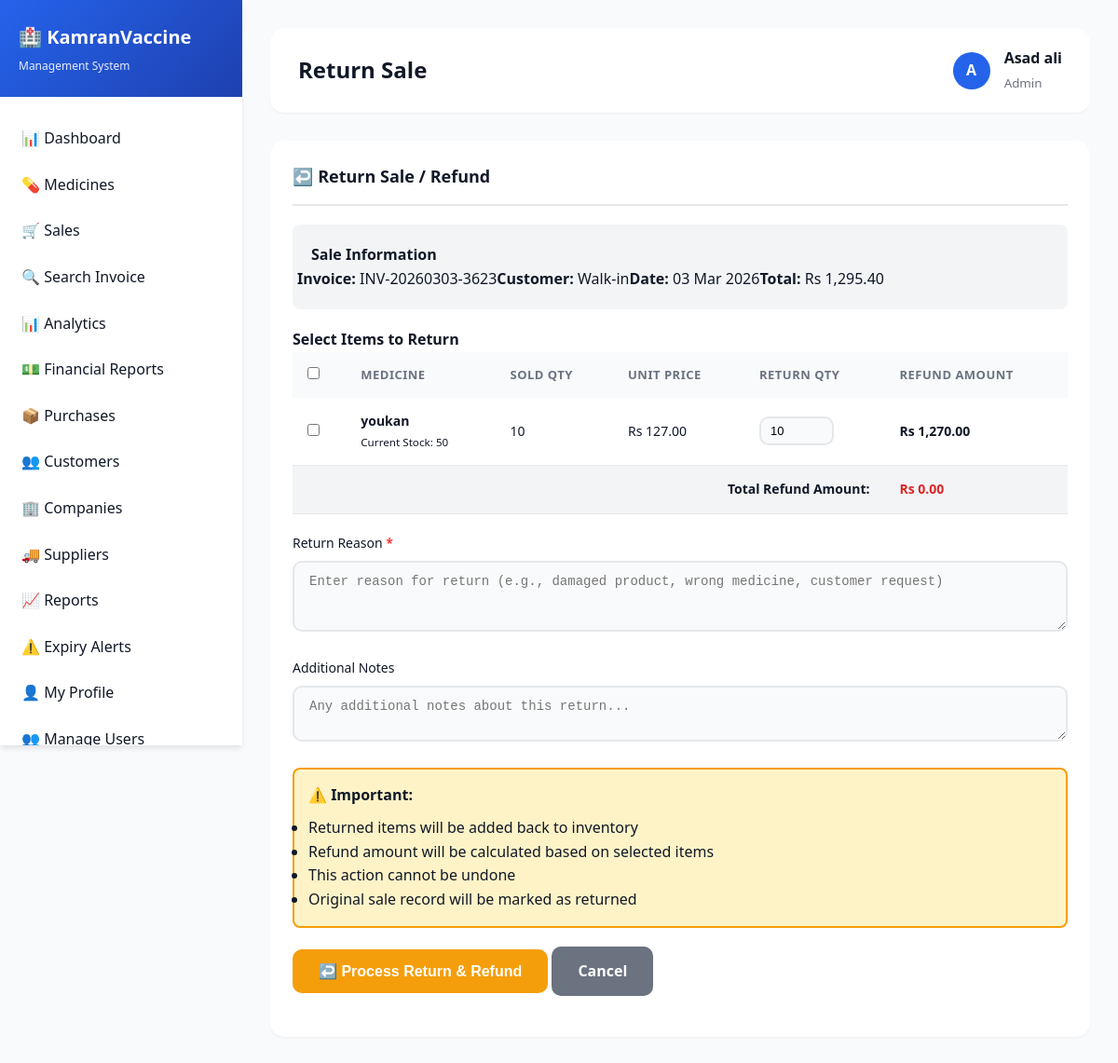
Page /admin/return_sale.php?id=1 (signed in) on the committed database.
### tables this page shows
CREATE TABLE `sales` (
  `id` int(11) NOT NULL AUTO_INCREMENT,
  `invoice_number` varchar(50) NOT NULL,
  `customer_id` int(11) DEFAULT NULL,
  `customer_name` varchar(255) DEFAULT NULL,
  `user_id` int(11) DEFAULT NULL,
  `sale_date` timestamp NOT NULL DEFAULT current_timestamp(),
  `subtotal` decimal(10,2) NOT NULL,
  `tax_percentage` decimal(5,2) DEFAULT 0.00,
  `tax_amount` decimal(10,2) DEFAULT 0.00,
  `discount_percentage` decimal(5,2) DEFAULT 0.00,
  `discount_amount` decimal(10,2) DEFAULT 0.00,
  `grand_total` decimal(10,2) NOT NULL,
  `payment_method` enum('cash','card','upi','other') DEFAULT 'cash',
  `payment_status` enum('paid','pending','partial') DEFAULT 'paid',
  `amount_paid` decimal(10,2) DEFAULT 0.00,
  `change_amount` decimal(10,2) DEFAULT 0.00,
  `notes` text DEFAULT NULL,
  PRIMARY KEY (`id`),
  UNIQUE KEY `invoice_number` (`invoice_number`),
  KEY `customer_id` (`customer_id`),
  KEY `user_id` (`user_id`),
  KEY `idx_invoice` (`invoice_number`),
  KEY `idx_sale_date` (`sale_date`),
  CONSTRAINT `sales_ibfk_1` FOREIGN KEY (`customer_id`) REFERENCES `customers` (`id`) ON DELETE SET NULL,
  CONSTRAINT `sales_ibfk_2` FOREIGN KEY (`user_id`) REFERENCES `users` (`id`) ON DELETE SET NULL
);

CREATE TABLE `sale_items` (
  `id` int(11) NOT NULL AUTO_INCREMENT,
  `sale_id` int(11) NOT NULL,
  `medicine_id` int(11) NOT NULL,
  `batch_number` varchar(100) DEFAULT NULL,
  `quantity` int(11) NOT NULL,
  `unit_price` decimal(10,2) NOT NULL,
  `subtotal` decimal(10,2) NOT NULL,
  PRIMARY KEY (`id`),
  KEY `medicine_id` (`medicine_id`),
  KEY `idx_sale_id` (`sale_id`),
  CONSTRAINT `sale_items_ibfk_1` FOREIGN KEY (`sale_id`) REFERENCES `sales` (`id`) ON DELETE CASCADE,
  CONSTRAINT `sale_items_ibfk_2` FOREIGN KEY (`medicine_id`) REFERENCES `medicines` (`id`)
);

CREATE TABLE `medicines` (
  `id` int(11) NOT NULL AUTO_INCREMENT,
  `medicine_name` varchar(255) NOT NULL,
  `generic_name` varchar(255) DEFAULT NULL,
  `category_id` int(11) DEFAULT NULL,
  `company_id` int(11) DEFAULT NULL,
  `batch_number` varchar(100) DEFAULT NULL,
  `barcode` varchar(100) DEFAULT NULL,
  `manufacturing_date` date DEFAULT NULL,
  `expiry_date` date DEFAULT NULL,
  `purchase_price` decimal(10,2) NOT NULL,
  `selling_price` decimal(10,2) NOT NULL,
  `mrp` decimal(10,2) DEFAULT NULL,
  `quantity` int(11) DEFAULT 0,
  `reorder_level` int(11) DEFAULT 10,
  `rack_location` varchar(100) DEFAULT NULL,
  `description` text DEFAULT NULL,
  `side_effects` text DEFAULT NULL,
  `dosage` varchar(255) DEFAULT NULL,
  `status` enum('available','out_of_stock','expired') DEFAULT 'available',
  `created_at` timestamp NOT NULL DEFAULT current_timestamp(),
  `updated_at` timestamp NOT NULL DEFAULT current_timestamp() ON UPDATE current_timestamp(),
  PRIMARY KEY (`id`),
  UNIQUE KEY `barcode` (`barcode`),
  KEY `company_id` (`company_id`),
  KEY `category_id` (`category_id`),
  KEY `idx_medicine_name` (`medicine_name`),
  KEY `idx_barcode` (`barcode`),
  KEY `idx_expiry` (`expiry_date`),
  KEY `idx_status` (`status`),
  CONSTRAINT `medicines_ibfk_1` FOREIGN KEY (`company_id`) REFERENCES `companies` (`id`) ON DELETE SET NULL,
  CONSTRAINT `medicines_ibfk_2` FOREIGN KEY (`category_id`) REFERENCES `categories` (`id`) ON DELETE SET NULL
);

### admin/return_sale.php (the view, shortened to what this page needs)
<?php
include("includes/header.php");
$sale_id = isset($_GET['id']) ? intval($_GET['id']) : 0;
$sale_query = mysqli_query($conn, "SELECT s.*, c.customer_name
    FROM sales s
    LEFT JOIN customers c ON s.customer_id = c.id
    WHERE s.id = $sale_id");
$sale = mysqli_fetch_assoc($sale_query);
$return_check = mysqli_query($conn, "SELECT * FROM sale_returns WHERE sale_id = $sale_id AND status = 'completed'");
$already_returned = mysqli_num_rows($return_check) > 0;
$items_query = mysqli_query($conn, "SELECT si.*, m.medicine_name, m.quantity as current_stock
    FROM sale_items si
    JOIN medicines m ON si.medicine_id = m.id
    WHERE si.sale_id = $sale_id");
?>
<div class="card">
    <div class="card-header">
        <h3>↩️ Return Sale / Refund</h3>
    </div>
    <div class="card-body">
        <?php if ($already_returned): ?>
            <div class="alert alert-warning">
                <strong>⚠️ This sale has already been returned!</strong>
                <p>You cannot process multiple returns for the same sale.</p>
                <a href="sales.php" class="btn btn-secondary">← Back to Sales</a>
            </div>
        <?php else: ?>
        <div style="background: #f3f4f6; padding: 20px; border-radius: 8px; margin-bottom: 20px;">
            <h4>Sale Information</h4>
            <div class="row">
                <div class="col-md-3">
                    <strong>Invoice:</strong> <?php echo $sale['invoice_number']; ?>
                </div>
                <div class="col-md-3">
                    <strong>Customer:</strong> <?php echo $sale['customer_name'] ?? 'Walk-in'; ?>
                </div>
                <div class="col-md-3">
                    <strong>Date:</strong> <?php echo date('d M Y', strtotime($sale['sale_date'])); ?>
                </div>
                <div class="col-md-3">
                    <strong>Total:</strong> Rs <?php echo number_format($sale['grand_total'], 2); ?>
                </div>
            </div>
        </div>
        <form id="returnForm" method="POST" action="process_return.php">
            <h4>Select Items to Return</h4>
            <div class="table-responsive">
                <table>
                    <thead>
                        <tr>
                            <th>
                                <input type="checkbox" id="selectAll" onclick="toggleAll(this)">
                            </th>
                            <th>Medicine</th>
                            <th>Sold Qty</th>
                            <th>Unit Price</th>
                            <th>Return Qty</th>
                            <th>Refund Amount</th>
                        </tr>
                    </thead>
                    <tbody>
                        <?php
                        while ($item = mysqli_fetch_assoc($items_query)):
                        ?>
                        <tr>
                            <td>
                                <input type="checkbox" name="return_items[]" value="<?php echo $item['id']; ?>"
                                       class="item-checkbox" onchange="calculateRefund()">
                            </td>
                            <td>
                                <strong><?php echo $item['medicine_name']; ?></strong>
                                <br><small>Current Stock: <?php echo $item['current_stock']; ?></small>
                            </td>
                            <td><?php echo $item['quantity']; ?></td>
                            <td>Rs <?php echo number_format($item['unit_price'], 2); ?></td>
                            <td>
                                <input type="number" name="return_qty_<?php echo $item['id']; ?>"
                                       class="form-control form-control-sm return-qty"
                                       min="1" max="<?php echo $item['quantity']; ?>"
                                       value="<?php echo $item['quantity']; ?>"
                                       style="width: 80px;"
                                       data-item-id="<?php echo $item['id']; ?>"
                                       data-unit-price="<?php echo $item['unit_price']; ?>"
                                       data-max-qty="<?php echo $item['quantity']; ?>"
                                       onchange="calculateRefund()">
                            </td>
                            <td>
                                <strong class="refund-amount" id="refund_<?php echo $item['id']; ?>">
                                    Rs <?php echo number_format($item['subtotal'], 2); ?>
                                </strong>
                            </td>
                        </tr>
                        <?php endwhile; ?>
                    </tbody>
                    <tfoot>
                        <tr style="background: #f3f4f6; font-weight: bold;">
                            <td colspan="5" class="text-right">Total Refund Amount:</td>
                            <td><h4 style="color: #dc2626; margin: 0;">Rs <span id="total_refund">0.00</span></h4></td>
                        </tr>
                    </tfoot>
                </table>
            </div>
            <div class="form-group" style="margin-top: 20px;">
                <label>Return Reason <span style="color: red;">*</span></label>
                <textarea name="return_reason" class="form-control" rows="3" required
                          placeholder="Enter reason for return (e.g., damaged product, wrong medicine, customer request)"></textarea>
            </div>
            <div class="form-group">
                <label>Additional Notes</label>
                <textarea name="notes" class="form-control" rows="2"
                          placeholder="Any additional notes about this return..."></textarea>
            </div>
            <div style="background: #fef3c7; border: 2px solid #f59e0b; padding: 15px; border-radius: 8px; margin: 20px 0;">
                <strong>⚠️ Important:</strong>
                <ul style="margin: 10px 0 0 0;">
                    <li>Returned items will be added back to inventory</li>
                    <li>Refund amount will be calculated based on selected items</li>
                    <li>This action cannot be undone</li>
                    <li>Original sale record will be marked as returned</li>
                </ul>
            </div>
            <div class="form-group">
                <button type="submit" class="btn btn-warning btn-lg" onclick="return confirm('Are you sure you want to process this return? Stock will be restored to inventory.')">
                    ↩️ Process Return & Refund
                </button>
                <a href="view_sale.php?id=<?php echo $sale_id; ?>" class="btn btn-secondary btn-lg">Cancel</a>
            </div>
        </form>
        <?php endif; ?>
    </div>
</div>
<?php include("includes/footer.php"); ?>

### css/style.css (style rules this page uses)
:root { --primary-color: #2563eb; --primary-dark: #1e40af; --secondary-color: #10b981; --danger-color: #ef4444; --warning-color: #f59e0b; --info-color: #06b6d4; --dark-color: #1f2937; --light-color: #f9fafb; --border-color: #e5e7eb; --text-primary: #111827; --text-secondary: #6b7280; --shadow-sm: 0 1px 2px 0 rgba(0, 0, 0, 0.05); --shadow-md: 0 4px 6px -1px rgba(0, 0, 0, 0.1); --shadow-lg: 0 10px 15px -3px rgba(0, 0, 0, 0.1); --shadow-xl: 0 20px 25px -5px rgba(0, 0, 0, 0.1); }
* { margin: 0; padding: 0; box-sizing: border-box; }
body { font-family: 'Segoe UI', Tahoma, Geneva, Verdana, sans-serif; background: linear-gradient(135deg, #667eea 0%, #764ba2 100%); min-height: 100vh; color: var(--text-primary); line-height: 1.6; }
.form-group { margin-bottom: 20px; }
.form-group label { display: block; margin-bottom: 8px; color: var(--text-primary); font-weight: 500; font-size: 14px; }
.form-control { width: 100%; padding: 12px 16px; border: 2px solid var(--border-color); border-radius: 10px; font-size: 14px; transition: all 0.3s ease; background: var(--light-color); }
.btn { padding: 12px 24px; border: none; border-radius: 10px; font-size: 14px; font-weight: 600; cursor: pointer; transition: all 0.3s ease; text-decoration: none; display: inline-block; text-align: center; white-space: nowrap; }
.btn-warning { background: var(--warning-color); color: white; }
.card { background: white; border-radius: 15px; padding: 24px; box-shadow: var(--shadow-sm); margin-bottom: 24px; transition: all 0.3s ease; }
.card-header { margin-bottom: 20px; padding-bottom: 15px; border-bottom: 2px solid var(--border-color); }
.card-header h3 { font-size: 18px; color: var(--text-primary); font-weight: 600; }
.card-body { padding: 0; }
.table-responsive { overflow-x: auto; }
table { width: 100%; border-collapse: collapse; }
table thead { background: var(--light-color); }
table th { padding: 14px 16px; text-align: left; font-weight: 600; font-size: 13px; color: var(--text-secondary); text-transform: uppercase; letter-spacing: 0.5px; }
table td { padding: 14px 16px; border-bottom: 1px solid var(--border-color); font-size: 14px; }
.row { display: flex; flex-wrap: wrap; margin: 0 -15px; }
.btn-lg { padding: 14px 28px; font-size: 16px; }
.btn-secondary { background: var(--text-secondary); color: white; }
.text-right { text-align: right; }
input[type="number"].form-control-sm { padding: 6px 10px; font-size: 13px; }

### rows in the picture
sales: invoice_number "INV-20260303-3623", sale_date "03 Mar 2026", grand_total "1,295.40"
sale_items: medicine.medicine_name "youkan", medicine.quantity "50", quantity "10", unit_price "127.00", id+quantity+unit_price "10", subtotal "1,270.00"

### other values in the picture
$store_settings['store_name'] "KamranVaccine"
$store_settings['store_tagline'] "Management System"
$page_title "Return Sale"
substr($_SESSION['full_name'], 0, 1) "A"
$_SESSION['full_name'] "Asad ali"
$_SESSION['role'] "Admin"
$sale['customer_name'] "Walk-in"
